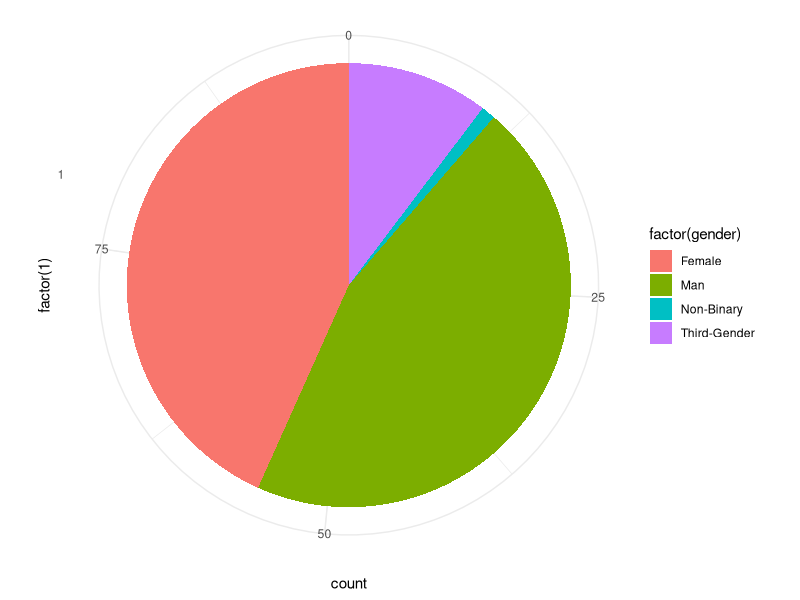

This figure's R source:
## ---- chunk 1

library(ggplot2)

data.frame(
  gender = c(rep("Man",44),
             rep("Female",42),
             rep("Third-Gender",10),
             rep("Non-Binary",1))
) |> 
  ggplot(aes(x = factor(1), fill = factor(gender))) + 
  geom_bar(width = 1) +
  coord_polar(theta = "y") +
  theme_minimal()


